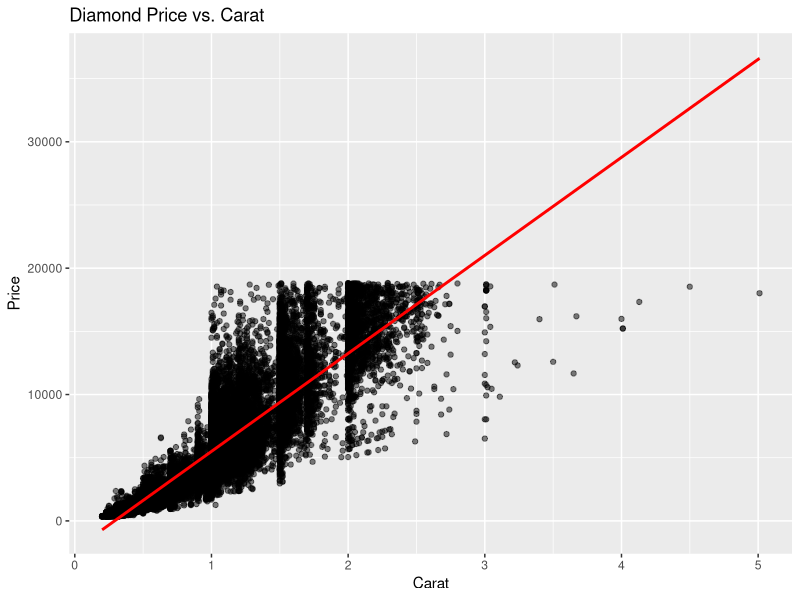

Generate this figure with R:
## ---- chunk 1
# Collatz Conjencture Function
getStoppingTime <- function(a){
  count <- 0
  while(a!= 1){
    if(a%%2==0){
      a=a/2
    }else{
      a=3*a+1
    }  
    count <- count+1
  } 
  return(count)
}
## ---- chunk 2
# Example code for diamond pricing analysis
library(ggplot2)
library(dplyr)

# Load diamond dataset
diamonds_data <- diamonds

# Data visualization - Price vs. Carat
ggplot(diamonds_data, aes(x = carat, y = price)) +
  geom_point(alpha = 0.5) +
  geom_smooth(method = "lm", color = "red") +
  labs(title = "Diamond Price vs. Carat",
       x = "Carat",
       y = "Price")

# Summary table
summary_table <- diamonds_data %>%
  group_by(cut) %>%
  summarise(Mean_Price = mean(price),
            Median_Price = median(price),
            Max_Price = max(price))


